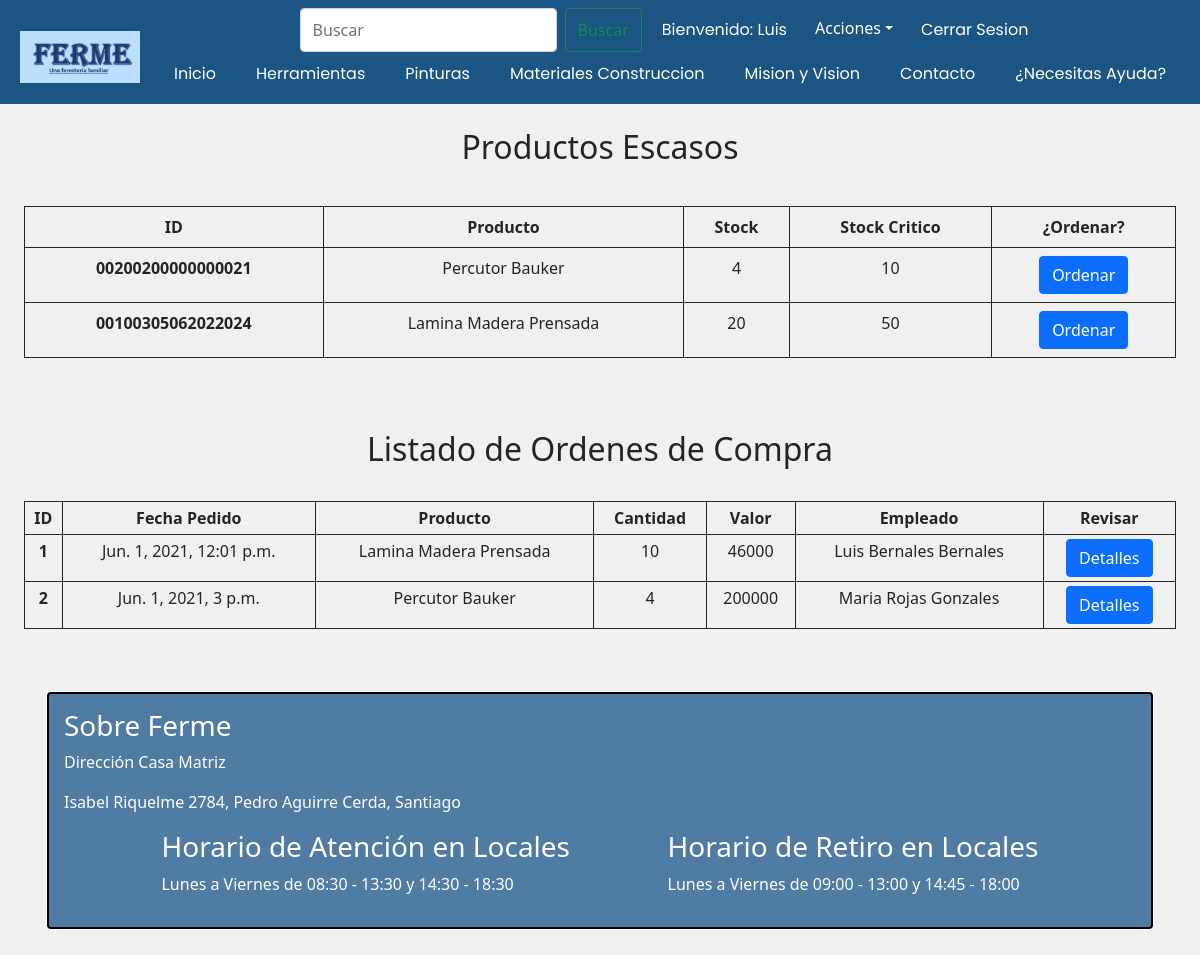
/listado_ordenCompra (signed in), run on an earlier commit of the app's database.
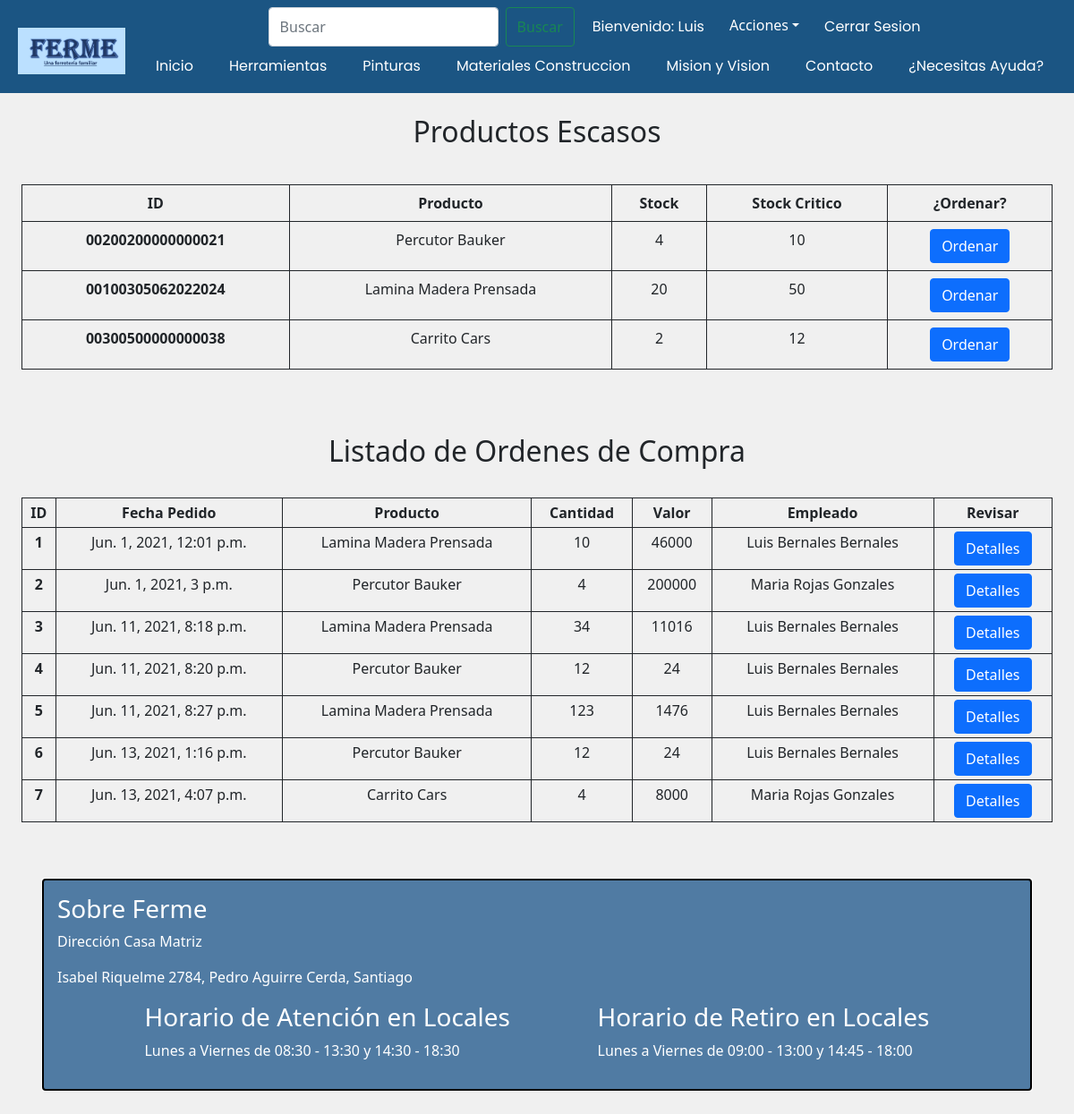
And on a later commit of the database.
### WebPage/models.py (models this page shows, shortened)
class Producto(models.Model):
    idProducto = models.CharField(max_length = 17, primary_key = True)
    nombre = models.CharField(max_length = 30)
    descripcion = models.CharField(max_length = 200)
    precio = models.IntegerField()
    stock = models.IntegerField()
    stockCrit = models.IntegerField()
    imagen = models.ImageField(upload_to='productos', default='not_found.jpg')
    fVenc = models.DateField(auto_now=False, auto_now_add=False, null=True)
    idFamProducto = models.ForeignKey(FamiliaProducto, on_delete=models.CASCADE)
    idTipoProducto = models.ForeignKey(TipoProducto, on_delete=models.CASCADE)
    idProveedor = models.ForeignKey(Proveedor, on_delete=models.CASCADE)
    def __str__(self):
        return self.nombre

class OrdenCompra(models.Model):
    idOrdenCompra = models.AutoField(primary_key = True)
    idProducto = models.ForeignKey(Producto, on_delete=models.CASCADE)
    cantidad = models.IntegerField()
    total = models.IntegerField()
    comentario = models.CharField(max_length = 200, blank= True)
    fechaPedido = models.DateTimeField(auto_now=False, auto_now_add=False)
    idEmpleado = models.ForeignKey(Empleado, on_delete=models.CASCADE)
    enviada = models.BooleanField(default=False)
    recibido = models.BooleanField(default=False)
    valido = models.BooleanField(default=True)

class Persona(models.Model):
    rut = models.CharField(max_length = 10)
    nombres = models.CharField(max_length = 30)
    apellidoPaterno = models.CharField(max_length = 20, null= True)
    apellidoMaterno = models.CharField(max_length = 20, null= True)
    telefono = models.CharField(max_length = 9)
    direccion = models.CharField(max_length = 40)
    idComuna = models.ForeignKey(Comuna, on_delete=models.CASCADE)
    idUsuario = models.ForeignKey(User, on_delete=models.CASCADE)
    class Meta:
        abstract = True

class Empleado(Persona):
    idEmpleado = models.AutoField(primary_key = True)
    cargo = models.ForeignKey(Cargo, on_delete=models.CASCADE)
    def __str__(self):
        nombre = self.nombres + ' ' + self.apellidoPaterno + ' ' + self.apellidoMaterno
        return nombre

### WebPage/views.py (the view)
# urls.py: path('listado_ordenCompra', ListaOrdenCompra.as_view(), name='LISTORDENCOMPRA'),
@method_decorator(login_required(login_url='login/'), name='dispatch')
@method_decorator(group_required('Empleado', 'Proveedor'), name='dispatch')
class ListaOrdenCompra(ListView):
    model = OrdenCompra
    template_name = 'listadoOrden.html'
    context_object_name = 'Ordenes de Compra'
    def get_queryset(self): # Busqueda
        user = self.request.user
        if user.groups.filter(name="Proveedor").exists():
            try:
                proveedor = Proveedor.objects.get(idUsuario=user)
                lista = OrdenCompra.objects.filter(idProducto__idProveedor = proveedor)
                return lista
            except:
                lista = []
                return lista
        else:
            lista = OrdenCompra.objects.all()
            return lista
    def get_context_data(self, *args, **kwargs): # Context Data de Productos con Stock menor al Stock Critico
        context = super(ListaOrdenCompra, self).get_context_data(*args, **kwargs)
        context['Productos_StockCrit'] = Producto.objects.filter(stock__lte = F('stockCrit')) #Query
        return context

### WebPage/views.py (called while the page is built)
def group_required(*group_names):
   def in_groups(u):
       if u.is_authenticated:
           if bool(u.groups.filter(name__in=group_names)) | u.is_superuser:
               return True
       return False
   return user_passes_test(in_groups)

### WebPage/templates/listadoOrden.html (shortened to what this page needs)
{% extends "Template.html" %}
{% load static %}
{% block estilos %}
    <link rel="stylesheet" href="{% static 'css/index.css' %}">
{% endblock estilos %}
{% block contenido %}
<div class="container-fluid p-auto m-auto">
    {% if user.groups.all.0.name == "Empleado" or user.is_superuser or user.is_staff %}
    <h2 class="text-center mt-4"> Productos Escasos</h2>
    <br>
    <div class = "container-fluid m-2 mx-auto overflow-auto">
    <table class ="table table-bordered border-dark text-center">
        <thead>
        <tr>
            <th >ID</th>
            <th >Producto</th>
            <th >Stock</th>
            <th >Stock Critico</th>
            <th >¿Ordenar?</th>
        </tr>
        </thead>
        <tbody>
        {% for item in Productos_StockCrit %}
        <tr>
            <th >{{item.idProducto}}</th>
            <td>{{item.nombre}}</td>
            <td>{{item.stock}}</td>
            <td>{{item.stockCrit}}</td>
            <td><a href="{% url 'ORDENCOMPRA' item.idProducto %}" id="enviarData" class="btn btn-primary" role="button"
                data-idProd="{{item.idProducto}}" data-idProv="{{item.idProveedor_id}}">Ordenar</a></td>
        </tr>
        {% endfor %}
        </tbody>
    </table>
    </div>
    <br>
    <br>
    {% endif %}
    <h2 class="text-center">Listado de Ordenes de Compra</h2>
    <br>
    <div class="container-fluid mx-auto overflow-auto table-responsive-sm">
    <table class ="table table-sm table-bordered border-dark text-center">
        <thead>
        <tr>
            <th>ID</th>
            <th>Fecha Pedido</th>
            <th>Producto</th>
            <th>Cantidad</th>
            <th>Valor</th>
            <th>Empleado</th>
            <th>Revisar</th>
        </tr>
        </thead>
        <tbody>
        {% for orden in object_list %}
        <tr>
            <th>{{orden.idOrdenCompra}}</th>
                <td>{{orden.fechaPedido}}</td>
                <td>{{orden.idProducto}}</td>
                <td>{{orden.cantidad}}</td>
                <td>{{orden.total}}</td>
                <td>{{orden.idEmpleado}}</td>
                <td><a href="/ordenCompra/{{orden.idOrdenCompra}}" class="btn btn-primary" role="button">Detalles</a></td>
        </tr>
        {% endfor %}
        </tbody>
    </table>
    </div>
</div>
{% endblock contenido%}

What changed in the data, as far as the page shows it:
added Producto: idProducto "00300500000000038", nombre "Carrito Cars", stock "2", stockCrit "12"
added OrdenCompra: idOrdenCompra "3", fechaPedido "Jun. 11, 2021, 8:18 p.m.", idProducto "Lamina Madera Prensada", cantidad "34", total "11016", idEmpleado "Luis Bernales Bernales"
added OrdenCompra: idOrdenCompra "4", fechaPedido "Jun. 11, 2021, 8:20 p.m.", idProducto "Percutor Bauker", cantidad "12", total "24", idEmpleado "Luis Bernales Bernales"
added OrdenCompra: idOrdenCompra "5", fechaPedido "Jun. 11, 2021, 8:27 p.m.", idProducto "Lamina Madera Prensada", cantidad "123", total "1476", idEmpleado "Luis Bernales Bernales"
added OrdenCompra: idOrdenCompra "6", fechaPedido "Jun. 13, 2021, 1:16 p.m.", idProducto "Percutor Bauker", cantidad "12", total "24", idEmpleado "Luis Bernales Bernales"
added OrdenCompra: idOrdenCompra "7", fechaPedido "Jun. 13, 2021, 4:07 p.m.", idProducto "Carrito Cars", cantidad "4", total "8000", idEmpleado "Maria Rojas Gonzales"
